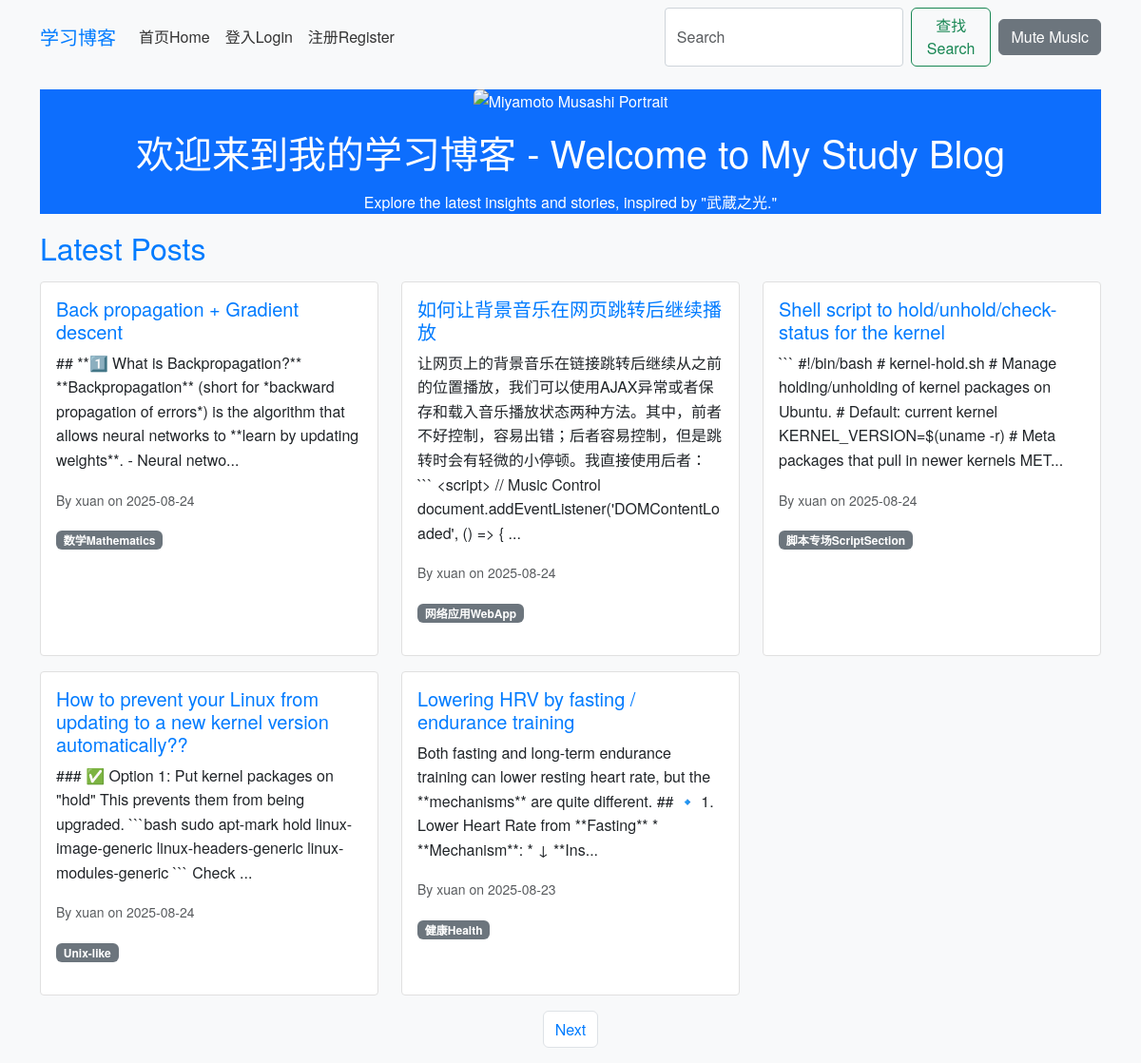
/index, run on the app's committed database.
### app/models.py (models this page shows, shortened)
class Post(db.Model):
    id = db.Column(db.Integer, primary_key=True)
    title = db.Column(db.String(100), nullable=False)
    body = db.Column(db.Text, nullable=False)
    timestamp = db.Column(db.DateTime, index=True, default=datetime.utcnow)
    user_id = db.Column(db.Integer, db.ForeignKey('user.id'), nullable=False)
    category_id = db.Column(db.Integer, db.ForeignKey('category.id'))
    comments = db.relationship('Comment', backref='post', lazy='dynamic')

class User(db.Model, UserMixin):
    id = db.Column(db.Integer, primary_key=True)
    username = db.Column(db.String(64), index=True, unique=True)
    email = db.Column(db.String(120), index=True, unique=True)
    password_hash = db.Column(db.String(128))
    posts = db.relationship('Post', backref='author', lazy='dynamic')
    comments = db.relationship('Comment', backref='author', lazy='dynamic')
    about_me = db.Column(db.String(140))
    last_seen = db.Column(db.DateTime, default=datetime.utcnow)
    about_me = db.Column(db.Text)  # Changed from String(140) to Text for richer content
    avatar = db.Column(db.String(128))  # New field for avatar filename

class Category(db.Model):
    id = db.Column(db.Integer, primary_key=True)
    name = db.Column(db.String(50), unique=True)
    posts = db.relationship('Post', backref='category', lazy='dynamic')

### app/routes.py (the view)
@bp.route('/')
@bp.route('/index', methods=['GET'])
def index():
    page = request.args.get('page', 1, type=int)
    posts = Post.query.order_by(Post.timestamp.desc()).paginate(page=page, per_page=5, error_out=False)
    next_url = url_for('main.index', page=posts.next_num) if posts.has_next else None
    prev_url = url_for('main.index', page=posts.prev_num) if posts.has_prev else None
    return render_template('index.html', posts=posts.items, next_url=next_url, prev_url=prev_url)

### app/templates/index.html (shortened to what this page needs)
{% extends 'base.html' %}
{% block content %}
<div class="jumbotron text-center bg-primary text-white" style="opacity: 1; background-color: #0d6efd !important;">
    <img src="{{ url_for('static', filename='images/miyamotto.png') }}" alt="Miyamoto Musashi Portrait" class="img-fluid rounded mb-3" style="max-height: 300px;">
    <h1 style="color: #fff !important; opacity: 1;">欢迎来到我的学习博客 - Welcome to My Study Blog</h1>
    <p style="color: #fff !important; opacity: 1;">Explore the latest insights and stories, inspired by "武蔵之光."</p>
</div>
<h2>Latest Posts</h2>
<div class="row">
    {% for post in posts %}
    <div class="col-md-4 mb-3">
        <div class="card h-100">
            <div class="card-body">
                <h5 class="card-title"><a href="{{ url_for('main.post', post_id=post.id) }}">{{ post.title }}</a></h5>
                <p class="card-text">{{ post.body[:200] }}...</p>
                <p class="card-text"><small class="text-muted">By {{ post.author.username }} on {{ post.timestamp.strftime('%Y-%m-%d') }}</small></p>
                {% if post.category %}<span class="badge bg-secondary">{{ post.category.name }}</span>{% endif %}
            </div>
        </div>
    </div>
    {% endfor %}
</div>
<nav>
    <ul class="pagination justify-content-center">
        {% if next_url %}<li class="page-item"><a class="page-link" href="{{ next_url }}">Next</a></li>{% endif %}
    </ul>
</nav>
{% endblock %}

### app/static/css/style.css (style rules this page uses)
body { font-family: 'Helvetica Neue', Arial, sans-serif; background-color: #f8f9fa; color: #333; line-height: 1.6; margin: 0; padding: 0; }
h1, h2, h3 { color: #007bff; margin-bottom: 1rem; }
a { color: #007bff; text-decoration: none; }
.card { border: 1px solid #e0e0e0; border-radius: 0.25rem; margin-bottom: 1rem; box-shadow: none; }
.card-body { padding: 1rem; }
.pagination .page-link { color: #007bff; }

### data on the page
Post: title "Back propagation + Gradient descent", body "## **1️⃣ What is Backpropagation?** **Backpropagation** (short for *backward propagation of errors*) is the algorithm that allows neural networks to **learn by updating weights**. - Neural netwo", author.username "xuan", timestamp "2025-08-24", category.name "数学Mathematics"
Post: title "如何让背景音乐在网页跳转后继续播放", body "让网页上的背景音乐在链接跳转后继续从之前的位置播放，我们可以使用AJAX异常或者保存和载入音乐播放状态两种方法。其中，前者不好控制，容易出错；后者容易控制，但是跳转时会有轻微的小停顿。我直接使用后者： ``` <script> // Music Control document.addEventListener('DOMContentLoaded', () => {", author.username "xuan", timestamp "2025-08-24", category.name "网络应用WebApp"
Post: title "Shell script to hold/unhold/check-status for the kernel", body "``` #!/bin/bash # kernel-hold.sh # Manage holding/unholding of kernel packages on Ubuntu. # Default: current kernel KERNEL_VERSION=$(uname -r) # Meta packages that pull in newer kernels MET", author.username "xuan", timestamp "2025-08-24", category.name "脚本专场ScriptSection"
Post: title "How to prevent your Linux from updating to a new kernel version automatically??", body "### ✅ Option 1: Put kernel packages on \"hold\" This prevents them from being upgraded. ```bash sudo apt-mark hold linux-image-generic linux-headers-generic linux-modules-generic ``` Check", author.username "xuan", timestamp "2025-08-24", category.name "Unix-like"
Post: title "Lowering HRV by fasting / endurance training", body "Both fasting and long-term endurance training can lower resting heart rate, but the **mechanisms** are quite different. ## 🔹 1. Lower Heart Rate from **Fasting** * **Mechanism**: * ↓ **Ins", author.username "xuan", timestamp "2025-08-23", category.name "健康Health"
